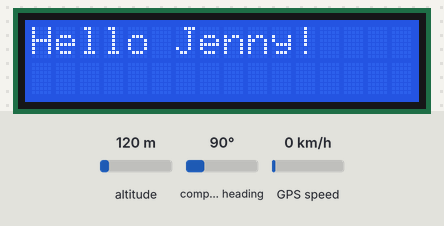
Bench run of a sketch on a simulated Arduino Uno, built with avr-gcc and run on an emulated ATmega328P. Parts: 16×2 character LCD. The test bench sets the inputs (shaded band); at power-on: altitude 120 m, compass heading 90°, GPS speed 0 km/h. The GPS gets a fix after 3 s at 37.7749, -122.4194 with 8 satellites; what the sketch prints to the serial monitor is not drawn.

Above: at 1.2 s.
At 3.2 s:
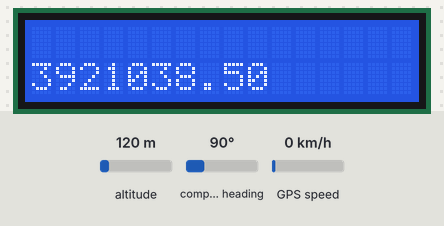

Measured:
- what the display in image 0 shows lasts 2.1 s, from 1.1 s to 3.2 s

The sketch:

sketch_dec16b.ino
```cpp
#include <math.h>
#include <LiquidCrystal.h>
#include <Adafruit_GPS.h>
#include <SoftwareSerial.h>
SoftwareSerial mySerial(3,2);
Adafruit_GPS GPS(&mySerial);
#define GPSECHO false												     //make true to debug GPS
boolean usingInterrupt = false;
void useInterrupt(boolean);


//Declarations
const float deg2rad = 0.01745329251994;
const float rEarth = 6371000.0;                                          //can replace with 3958.75 mi, 6370.0 km, or 3440.06 NM
float range = 3000;                                                      // distance from HERE to THERE
String here;                                                             // read from GPS

// initialize the library with the numbers of the interface pins
LiquidCrystal lcd(7, 8, 6, 10, 11, 12);

int gpsWasFixed = HIGH;                                                  // did the GPS have a fix?
int ledFix = 4;                                                          // pin for fix LED
int servoPin = 9;                                                        // pin for servo
int servoLock = 110;                                                     // angle (deg) of "locked" servo
int servoUnlock = 0;                                                     // angle (deg) of "unlocked" servo

String there = "N38 51.409, W077 01.328";                                //Desired Location goes here. Make sure you use the same syntax and number of characters

void setup()
{

  delay(50);
  lcd.begin(16, 2);
  Serial.begin(115200);
  Serial.println("Debug GPS Test:");

  GPS.begin(9600);
  GPS.sendCommand(PMTK_SET_NMEA_OUTPUT_RMCGGA);                          // RMC (recommended minimum) and GGA (fix data) including altitude
  GPS.sendCommand(PMTK_SET_NMEA_UPDATE_1HZ);                             // 1 Hz update rate
  useInterrupt(true);                                                    // reads the steaming data in a background
  delay(1000);


}

void loop(){
  // Parse GPS and recalculate RANGE
  if (GPS.newNMEAreceived()) {
    if (!GPS.parse(GPS.lastNMEA()))                                      // also sets the newNMEAreceived() flag to false
      return;                                                            // We can fail to parse a sentence in which case we should just wait for another
  }
    if (GPS.fix) {
    gpsWasFixed = HIGH;
    digitalWrite(ledFix, HIGH);


    here = gps2string ((String) GPS.lat, GPS.latitude, (String) GPS.lon, GPS.longitude);
    range = haversine(string2lat(here), string2lon(here), string2lat(there), string2lon(there));
    Serial.print("Here: ");                                        //for GPS debug
    Serial.print(here);
    Serial.print("There: ");
    Serial.println(there);
    Serial.print("Range: ");
    Serial.print(range);
    Serial.println("m");

    lcd.clear();
    lcd.setCursor(0,0);
    Serial.println("Distance to LOYL");
    //lcd.setCursor(0,1);
    //lcd.print("                ");
    lcd.setCursor(0,1);
    lcd.print(range);

    delay(500);
  }
  else {                                                              //No GPS fix- take box outside
    lcd.clear();
    lcd.setCursor(0,0);
    lcd.print("Hello Jenny!");
    lcd.setCursor(0,1);
    Serial.println("Take me outside!");
    delay(200);
  }

  if (range < 20.0){
    delay(1000);
    lcd.clear();
    lcd.setCursor(0,0);
    lcd.print("Jenny: Will you ");
    lcd.setCursor(0,1);
    lcd.print("Marry Me?!");
    delay(5000);
  }
}


SIGNAL(TIMER0_COMPA_vect) {
  // Interrupt is called once a millisecond, looks for any new GPS data, and stores it
  char c = GPS.read();
  if (GPSECHO)
    if (c) UDR0 = c;
}

void useInterrupt(boolean v) {
  if (v) {
    OCR0A = 0xAF;
    TIMSK0 |= _BV(OCIE0A);
    usingInterrupt = true;
  } else {
    TIMSK0 &= ~_BV(OCIE0A);
    usingInterrupt = false;
  }
}

String int2fw (int x, int n) {
  // returns a string of length n (fixed-width)
  String s = (String) x;
  while (s.length() < n) {
    s = "0" + s;
  }
  return s;
}

String gps2string (String lat, float latitude, String lon, float longitude) {
  // returns "Ndd mm.mmm, Wddd mm.mmm";
  int dd = (int) latitude/100;
  int mm = (int) latitude % 100;
  int mmm = (int) round(1000 * (latitude - floor(latitude)));
  String gps2lat = lat + int2fw(dd, 2) + " " + int2fw(mm, 2) + "." + int2fw(mmm, 3);
  dd = (int) longitude/100;
  mm = (int) longitude % 100;
  mmm = (int) round(1000 * (longitude - floor(longitude)));
  String gps2lon = lon + int2fw(dd, 3) + " " + int2fw(mm, 2) + "." + int2fw(mmm, 3);
  String myString = gps2lat + ", " + gps2lon;
  return myString;
};
/*
float string2radius (String myString) {
  // returns a floating-point number: e.g. String myString = "Radius: 005.1 NM";
  float r = ((myString.charAt(8) - '0') * 100.0) + ((myString.charAt(9) - '0') * 10.0) + ((myString.charAt(10) - '0') * 1.0) + ((myString.charAt(12) - '0') * 0.10);
  return r;
};*/

float string2lat (String myString) {
  // returns radians: e.g. String myString = "N38 58.892, W076 29.177";
  float lat = ((myString.charAt(1) - '0') * 10.0) + (myString.charAt(2) - '0') * 1.0 + ((myString.charAt(4) - '0') / 6.0) + ((myString.charAt(5) - '0') / 60.0) + ((myString.charAt(7) - '0') / 600.0) + ((myString.charAt(8) - '0') / 6000.0) + ((myString.charAt(9) - '0') / 60000.0);
  //Serial.print("float lat: ");
  //Serial.println(lat);
  lat *= deg2rad;
  if (myString.charAt(0) == 'S')
    lat *= -1;                                                           // Correct for hemisphere
  return lat;
};

float string2lon (String myString) {
  // returns radians: e.g. String myString = "N38 58.892, W076 29.177";
  float lon = ((myString.charAt(13) - '0') * 100.0) + ((myString.charAt(14) - '0') * 10.0) + (myString.charAt(15) - '0') * 1.0 + ((myString.charAt(17) - '0') / 6.0) + ((myString.charAt(18) - '0') / 60.0) + ((myString.charAt(20) - '0') / 600.0) + ((myString.charAt(21) - '0') / 6000.0) + ((myString.charAt(22) - '0') / 60000.0);
  //Serial.print("float lon: ");
  //Serial.println(lon);
  lon *= deg2rad;
  if (myString.charAt(12) == 'W')
    lon *= -1;                                                           // Correct for hemisphere
  return lon;
};


float haversine (float lat1, float lon1, float lat2, float lon2) {
  // returns the great-circle distance between two points (radians) on a sphere
  float h = sq((sin((lat1 - lat2) / 2.0))) + (cos(lat1) * cos(lat2) * sq((sin((lon1 - lon2) / 2.0))));
  float d = 2.0 * rEarth * asin (sqrt(h));
  //Serial.println(d);
  return d;

};
```
